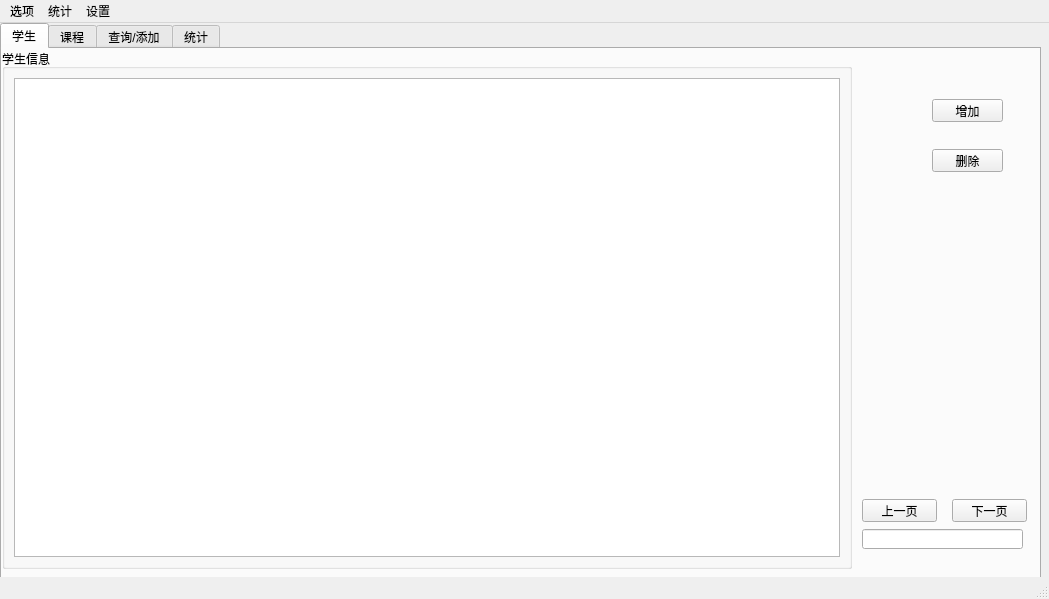
<?xml version="1.0" encoding="UTF-8"?>
<ui version="4.0">
 <class>MainWindow</class>
 <widget class="QMainWindow" name="MainWindow">
  <property name="geometry">
   <rect>
    <x>0</x>
    <y>0</y>
    <width>1049</width>
    <height>599</height>
   </rect>
  </property>
  <property name="windowTitle">
   <string>课程设计选题管理系统  @xxkdcdy</string>
  </property>
  <widget class="QWidget" name="centralWidget">
   <widget class="QTabWidget" name="studentTabWidget">
    <property name="geometry">
     <rect>
      <x>0</x>
      <y>0</y>
      <width>1041</width>
      <height>561</height>
     </rect>
    </property>
    <property name="autoFillBackground">
     <bool>false</bool>
    </property>
    <property name="currentIndex">
     <number>0</number>
    </property>
    <widget class="QWidget" name="studentTab">
     <attribute name="title">
      <string>学生</string>
     </attribute>
     <widget class="QGroupBox" name="groupBox">
      <property name="geometry">
       <rect>
        <x>0</x>
        <y>0</y>
        <width>850</width>
        <height>520</height>
       </rect>
      </property>
      <property name="title">
       <string>学生信息</string>
      </property>
      <layout class="QVBoxLayout" name="_2">
       <property name="spacing">
        <number>6</number>
       </property>
       <property name="leftMargin">
        <number>9</number>
       </property>
       <property name="topMargin">
        <number>9</number>
       </property>
       <property name="rightMargin">
        <number>9</number>
       </property>
       <property name="bottomMargin">
        <number>9</number>
       </property>
       <item>
        <widget class="QTableView" name="stuTable">
         <property name="selectionBehavior">
          <enum>QAbstractItemView::SelectRows</enum>
         </property>
        </widget>
       </item>
      </layout>
     </widget>
     <widget class="QPushButton" name="pushButton_addStudent">
      <property name="geometry">
       <rect>
        <x>930</x>
        <y>50</y>
        <width>71</width>
        <height>23</height>
       </rect>
      </property>
      <property name="text">
       <string>增加</string>
      </property>
     </widget>
     <widget class="QPushButton" name="pushButton_deleteStudent">
      <property name="geometry">
       <rect>
        <x>930</x>
        <y>100</y>
        <width>71</width>
        <height>23</height>
       </rect>
      </property>
      <property name="text">
       <string>删除</string>
      </property>
     </widget>
     <widget class="QPushButton" name="nextPage_student">
      <property name="geometry">
       <rect>
        <x>950</x>
        <y>450</y>
        <width>75</width>
        <height>23</height>
       </rect>
      </property>
      <property name="text">
       <string>下一页</string>
      </property>
     </widget>
     <widget class="QPushButton" name="lastPage_student">
      <property name="geometry">
       <rect>
        <x>860</x>
        <y>450</y>
        <width>75</width>
        <height>23</height>
       </rect>
      </property>
      <property name="text">
       <string>上一页</string>
      </property>
     </widget>
     <widget class="QLineEdit" name="pageEdit">
      <property name="enabled">
       <bool>true</bool>
      </property>
      <property name="geometry">
       <rect>
        <x>860</x>
        <y>480</y>
        <width>161</width>
        <height>20</height>
       </rect>
      </property>
     </widget>
    </widget>
    <widget class="QWidget" name="DesignTab">
     <attribute name="title">
      <string>课程</string>
     </attribute>
     <widget class="QGroupBox" name="groupBox_5">
      <property name="geometry">
       <rect>
        <x>0</x>
        <y>0</y>
        <width>850</width>
        <height>520</height>
       </rect>
      </property>
      <property name="title">
       <string>课程信息</string>
      </property>
      <layout class="QVBoxLayout" name="_6">
       <property name="spacing">
        <number>6</number>
       </property>
       <property name="leftMargin">
        <number>9</number>
       </property>
       <property name="topMargin">
        <number>9</number>
       </property>
       <property name="rightMargin">
        <number>9</number>
       </property>
       <property name="bottomMargin">
        <number>9</number>
       </property>
       <item>
        <widget class="QTableView" name="courseTable">
         <property name="selectionBehavior">
          <enum>QAbstractItemView::SelectRows</enum>
         </property>
        </widget>
       </item>
      </layout>
     </widget>
     <widget class="QPushButton" name="pushButton_deleteDesign">
      <property name="geometry">
       <rect>
        <x>920</x>
        <y>100</y>
        <width>71</width>
        <height>23</height>
       </rect>
      </property>
      <property name="text">
       <string>删除</string>
      </property>
     </widget>
     <widget class="QPushButton" name="pushButton_addDesign">
      <property name="geometry">
       <rect>
        <x>920</x>
        <y>40</y>
        <width>71</width>
        <height>23</height>
       </rect>
      </property>
      <property name="text">
       <string>增加</string>
      </property>
     </widget>
    </widget>
    <widget class="QWidget" name="SelectTab">
     <attribute name="title">
      <string>查询/添加</string>
     </attribute>
     <widget class="QGroupBox" name="groupBox_6">
      <property name="geometry">
       <rect>
        <x>0</x>
        <y>300</y>
        <width>400</width>
        <height>171</height>
       </rect>
      </property>
      <property name="title">
       <string>课程详细信息</string>
      </property>
      <layout class="QFormLayout" name="_7">
       <item row="0" column="0">
        <widget class="QLabel" name="label_9">
         <property name="text">
          <string>&lt;html&gt;&lt;head/&gt;&lt;body&gt;&lt;p&gt;&lt;span style=&quot; font-weight:600;&quot;&gt;编号:&lt;/span&gt;&lt;/p&gt;&lt;/body&gt;&lt;/html&gt;</string>
         </property>
        </widget>
       </item>
       <item row="0" column="1">
        <widget class="QLineEdit" name="idEdit">
         <property name="enabled">
          <bool>true</bool>
         </property>
        </widget>
       </item>
       <item row="1" column="0">
        <widget class="QLabel" name="label_2_2_2_4">
         <property name="text">
          <string>&lt;html&gt;&lt;head/&gt;&lt;body&gt;&lt;p&gt;&lt;span style=&quot; font-weight:600;&quot;&gt;名称: &lt;/span&gt;&lt;/p&gt;&lt;/body&gt;&lt;/html&gt;</string>
         </property>
        </widget>
       </item>
       <item row="2" column="0">
        <widget class="QLabel" name="label_10">
         <property name="text">
          <string>&lt;html&gt;&lt;head/&gt;&lt;body&gt;&lt;p&gt;&lt;span style=&quot; font-weight:600;&quot;&gt;关键词:&lt;/span&gt;&lt;/p&gt;&lt;/body&gt;&lt;/html&gt;</string>
         </property>
        </widget>
       </item>
       <item row="3" column="0">
        <widget class="QLabel" name="label_11">
         <property name="text">
          <string>&lt;html&gt;&lt;head/&gt;&lt;body&gt;&lt;p&gt;&lt;span style=&quot; font-weight:600;&quot;&gt;实现技术:&lt;/span&gt;&lt;/p&gt;&lt;/body&gt;&lt;/html&gt;</string>
         </property>
        </widget>
       </item>
       <item row="5" column="0">
        <widget class="QLabel" name="label_12">
         <property name="text">
          <string>&lt;html&gt;&lt;head/&gt;&lt;body&gt;&lt;p&gt;&lt;span style=&quot; font-weight:600;&quot;&gt;指导教师:&lt;/span&gt;&lt;/p&gt;&lt;/body&gt;&lt;/html&gt;</string>
         </property>
        </widget>
       </item>
       <item row="4" column="0">
        <widget class="QLabel" name="label_13">
         <property name="text">
          <string>&lt;html&gt;&lt;head/&gt;&lt;body&gt;&lt;p&gt;&lt;span style=&quot; font-weight:600;&quot;&gt;人员数:&lt;/span&gt;&lt;/p&gt;&lt;/body&gt;&lt;/html&gt;</string>
         </property>
        </widget>
       </item>
       <item row="4" column="1">
        <widget class="QSpinBox" name="numberEdit">
         <property name="maximum">
          <number>5</number>
         </property>
        </widget>
       </item>
       <item row="1" column="1">
        <widget class="QLineEdit" name="dnameEdit">
         <property name="enabled">
          <bool>true</bool>
         </property>
        </widget>
       </item>
       <item row="2" column="1">
        <widget class="QLineEdit" name="keywordEdit">
         <property name="enabled">
          <bool>true</bool>
         </property>
        </widget>
       </item>
       <item row="5" column="1">
        <widget class="QLineEdit" name="teacherEdit">
         <property name="enabled">
          <bool>true</bool>
         </property>
        </widget>
       </item>
       <item row="3" column="1">
        <widget class="QLineEdit" name="tecEdit">
         <property name="enabled">
          <bool>true</bool>
         </property>
        </widget>
       </item>
      </layout>
     </widget>
     <widget class="QGroupBox" name="groupBox_2">
      <property name="geometry">
       <rect>
        <x>0</x>
        <y>0</y>
        <width>400</width>
        <height>241</height>
       </rect>
      </property>
      <property name="title">
       <string>学生详细信息</string>
      </property>
      <layout class="QFormLayout" name="_3">
       <item row="1" column="0">
        <widget class="QLabel" name="label_5">
         <property name="text">
          <string>&lt;html&gt;&lt;head/&gt;&lt;body&gt;&lt;p&gt;&lt;span style=&quot; font-weight:600;&quot;&gt;学号:&lt;/span&gt;&lt;/p&gt;&lt;/body&gt;&lt;/html&gt;</string>
         </property>
        </widget>
       </item>
       <item row="1" column="1">
        <widget class="QLineEdit" name="snoEdit">
         <property name="enabled">
          <bool>true</bool>
         </property>
        </widget>
       </item>
       <item row="3" column="0">
        <widget class="QLabel" name="label_2_2_2_2">
         <property name="text">
          <string>&lt;html&gt;&lt;head/&gt;&lt;body&gt;&lt;p&gt;&lt;span style=&quot; font-weight:600;&quot;&gt;姓名: &lt;/span&gt;&lt;/p&gt;&lt;/body&gt;&lt;/html&gt;</string>
         </property>
        </widget>
       </item>
       <item row="3" column="1">
        <widget class="QLineEdit" name="nameEdit">
         <property name="enabled">
          <bool>true</bool>
         </property>
        </widget>
       </item>
       <item row="4" column="0">
        <widget class="QLabel" name="label_3">
         <property name="text">
          <string>&lt;html&gt;&lt;head/&gt;&lt;body&gt;&lt;p&gt;&lt;span style=&quot; font-weight:600;&quot;&gt;性别:&lt;/span&gt;&lt;/p&gt;&lt;/body&gt;&lt;/html&gt;</string>
         </property>
        </widget>
       </item>
       <item row="4" column="1">
        <widget class="QComboBox" name="sexEdit">
         <property name="enabled">
          <bool>true</bool>
         </property>
         <item>
          <property name="text">
           <string>Male</string>
          </property>
         </item>
         <item>
          <property name="text">
           <string>Female</string>
          </property>
         </item>
        </widget>
       </item>
       <item row="5" column="0">
        <widget class="QLabel" name="label_4">
         <property name="text">
          <string>&lt;html&gt;&lt;head/&gt;&lt;body&gt;&lt;p&gt;&lt;span style=&quot; font-weight:600;&quot;&gt;年龄:&lt;/span&gt;&lt;/p&gt;&lt;/body&gt;&lt;/html&gt;</string>
         </property>
        </widget>
       </item>
       <item row="5" column="1">
        <widget class="QSpinBox" name="ageEdit">
         <property name="enabled">
          <bool>true</bool>
         </property>
         <property name="prefix">
          <string/>
         </property>
         <property name="minimum">
          <number>-1000</number>
         </property>
         <property name="maximum">
          <number>2100</number>
         </property>
        </widget>
       </item>
       <item row="6" column="0">
        <widget class="QLabel" name="label">
         <property name="text">
          <string>&lt;html&gt;&lt;head/&gt;&lt;body&gt;&lt;p&gt;&lt;span style=&quot; font-weight:600;&quot;&gt;班级:&lt;/span&gt;&lt;/p&gt;&lt;/body&gt;&lt;/html&gt;</string>
         </property>
        </widget>
       </item>
       <item row="6" column="1">
        <widget class="QLineEdit" name="classEdit">
         <property name="enabled">
          <bool>true</bool>
         </property>
        </widget>
       </item>
       <item row="7" column="0">
        <widget class="QLabel" name="label_2">
         <property name="text">
          <string>&lt;html&gt;&lt;head/&gt;&lt;body&gt;&lt;p&gt;&lt;span style=&quot; font-weight:600;&quot;&gt;专业:&lt;/span&gt;&lt;/p&gt;&lt;/body&gt;&lt;/html&gt;</string>
         </property>
        </widget>
       </item>
       <item row="7" column="1">
        <widget class="QLineEdit" name="majorEdit">
         <property name="enabled">
          <bool>true</bool>
         </property>
        </widget>
       </item>
       <item row="8" column="0">
        <widget class="QLabel" name="label_6">
         <property name="text">
          <string>&lt;html&gt;&lt;head/&gt;&lt;body&gt;&lt;p&gt;&lt;span style=&quot; font-weight:600;&quot;&gt;题号:&lt;/span&gt;&lt;/p&gt;&lt;/body&gt;&lt;/html&gt;</string>
         </property>
        </widget>
       </item>
       <item row="8" column="1">
        <widget class="QLineEdit" name="topicEdit">
         <property name="enabled">
          <bool>true</bool>
         </property>
        </widget>
       </item>
       <item row="9" column="0">
        <widget class="QLabel" name="label_7">
         <property name="text">
          <string>&lt;html&gt;&lt;head/&gt;&lt;body&gt;&lt;p&gt;&lt;span style=&quot; font-weight:600;&quot;&gt;分数:&lt;/span&gt;&lt;/p&gt;&lt;/body&gt;&lt;/html&gt;</string>
         </property>
        </widget>
       </item>
       <item row="9" column="1">
        <widget class="QLineEdit" name="scoreEdit">
         <property name="enabled">
          <bool>true</bool>
         </property>
        </widget>
       </item>
      </layout>
     </widget>
     <widget class="QPushButton" name="add_Student">
      <property name="geometry">
       <rect>
        <x>325</x>
        <y>250</y>
        <width>75</width>
        <height>23</height>
       </rect>
      </property>
      <property name="text">
       <string>添加学生</string>
      </property>
     </widget>
     <widget class="QPushButton" name="add_Design">
      <property name="geometry">
       <rect>
        <x>325</x>
        <y>470</y>
        <width>75</width>
        <height>23</height>
       </rect>
      </property>
      <property name="text">
       <string>添加题目</string>
      </property>
     </widget>
     <widget class="QPushButton" name="Select_by_sno">
      <property name="geometry">
       <rect>
        <x>420</x>
        <y>30</y>
        <width>71</width>
        <height>21</height>
       </rect>
      </property>
      <property name="text">
       <string>按学号查询</string>
      </property>
     </widget>
     <widget class="QPushButton" name="Select_by_id">
      <property name="geometry">
       <rect>
        <x>410</x>
        <y>320</y>
        <width>75</width>
        <height>23</height>
       </rect>
      </property>
      <property name="text">
       <string>按编号查询</string>
      </property>
     </widget>
     <widget class="QPushButton" name="Select_by_name">
      <property name="geometry">
       <rect>
        <x>420</x>
        <y>60</y>
        <width>75</width>
        <height>23</height>
       </rect>
      </property>
      <property name="text">
       <string>按姓名查询</string>
      </property>
     </widget>
     <widget class="QPushButton" name="Select_by_dname">
      <property name="geometry">
       <rect>
        <x>410</x>
        <y>350</y>
        <width>75</width>
        <height>23</height>
       </rect>
      </property>
      <property name="text">
       <string>按名称查询</string>
      </property>
     </widget>
     <widget class="QPushButton" name="Clear_student">
      <property name="geometry">
       <rect>
        <x>60</x>
        <y>250</y>
        <width>81</width>
        <height>31</height>
       </rect>
      </property>
      <property name="text">
       <string>清空学生栏目</string>
      </property>
     </widget>
     <widget class="QPushButton" name="Clear_design">
      <property name="geometry">
       <rect>
        <x>60</x>
        <y>470</y>
        <width>81</width>
        <height>31</height>
       </rect>
      </property>
      <property name="text">
       <string>清空课题栏目</string>
      </property>
     </widget>
     <widget class="QPushButton" name="alter_Student">
      <property name="geometry">
       <rect>
        <x>180</x>
        <y>250</y>
        <width>91</width>
        <height>31</height>
       </rect>
      </property>
      <property name="text">
       <string>修改学生信息</string>
      </property>
     </widget>
     <widget class="QPushButton" name="alter_Design">
      <property name="geometry">
       <rect>
        <x>190</x>
        <y>470</y>
        <width>91</width>
        <height>31</height>
       </rect>
      </property>
      <property name="text">
       <string>修改课题信息</string>
      </property>
     </widget>
    </widget>
    <widget class="QWidget" name="vitalTab">
     <attribute name="title">
      <string>统计</string>
     </attribute>
    </widget>
   </widget>
  </widget>
  <widget class="QMenuBar" name="menuBar">
   <property name="geometry">
    <rect>
     <x>0</x>
     <y>0</y>
     <width>1049</width>
     <height>23</height>
    </rect>
   </property>
   <widget class="QMenu" name="menu">
    <property name="title">
     <string>选项</string>
    </property>
    <addaction name="action_2"/>
    <addaction name="separator"/>
   </widget>
   <widget class="QMenu" name="menu_2">
    <property name="title">
     <string>设置</string>
    </property>
    <addaction name="add_File_stu"/>
    <addaction name="add_File_des"/>
    <addaction name="separator"/>
    <addaction name="action_7"/>
    <addaction name="action_8"/>
    <addaction name="separator"/>
    <addaction name="action"/>
    <addaction name="action_3"/>
   </widget>
   <widget class="QMenu" name="menu_3">
    <property name="title">
     <string>统计</string>
    </property>
    <addaction name="action_4"/>
    <addaction name="vital_Class_tab"/>
    <addaction name="vital_Score_Tab"/>
   </widget>
   <addaction name="menu"/>
   <addaction name="menu_3"/>
   <addaction name="menu_2"/>
  </widget>
  <widget class="QStatusBar" name="statusBar"/>
  <action name="action_2">
   <property name="text">
    <string>退出系统</string>
   </property>
  </action>
  <action name="action">
   <property name="text">
    <string>清空学生数据</string>
   </property>
  </action>
  <action name="action_3">
   <property name="text">
    <string>清空所有数据</string>
   </property>
  </action>
  <action name="action_4">
   <property name="text">
    <string>按课题统计</string>
   </property>
  </action>
  <action name="vital_Class_tab">
   <property name="text">
    <string>按班级统计</string>
   </property>
  </action>
  <action name="vital_Score_Tab">
   <property name="text">
    <string>按成绩统计</string>
   </property>
  </action>
  <action name="add_File_stu">
   <property name="text">
    <string>导出学生文件</string>
   </property>
  </action>
  <action name="add_File_des">
   <property name="text">
    <string>导出课题文件</string>
   </property>
  </action>
  <action name="action_7">
   <property name="text">
    <string>导入学生文件</string>
   </property>
  </action>
  <action name="action_8">
   <property name="text">
    <string>导入课题文件</string>
   </property>
  </action>
 </widget>
 <layoutdefault spacing="6" margin="11"/>
 <resources/>
 <connections/>
</ui>
